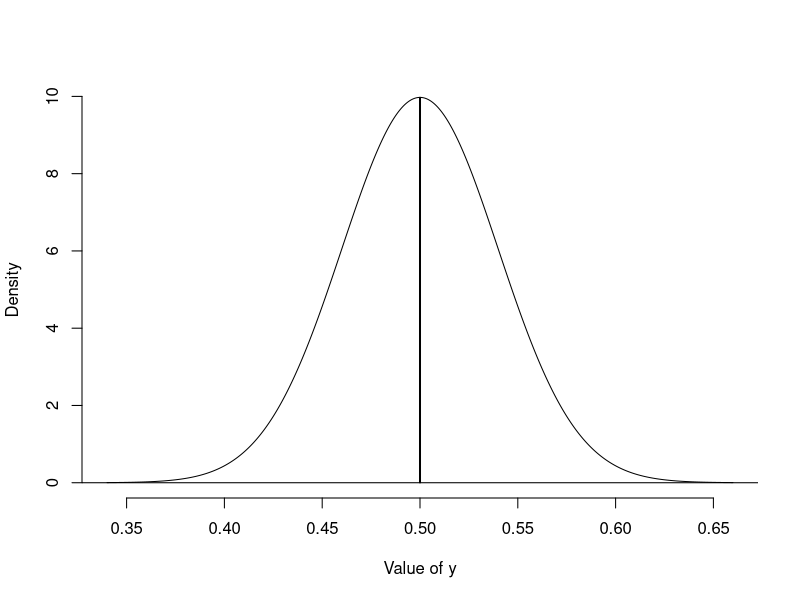
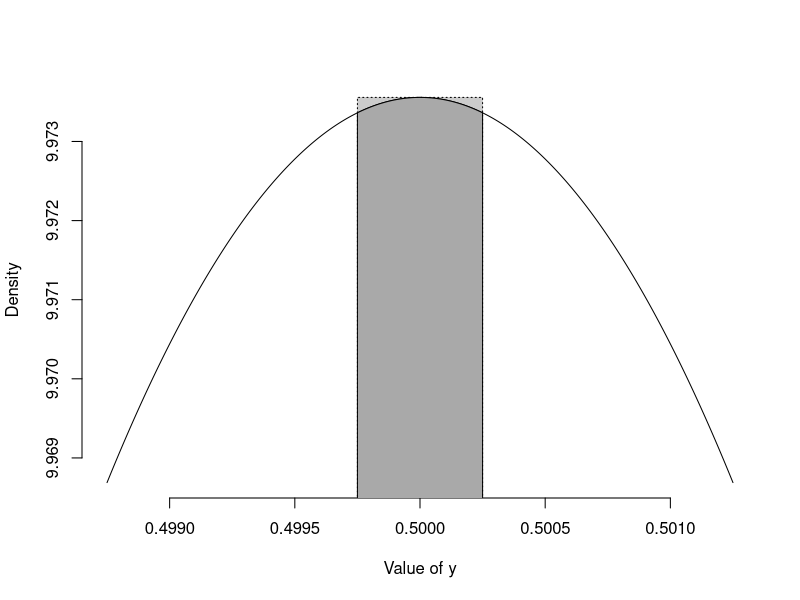
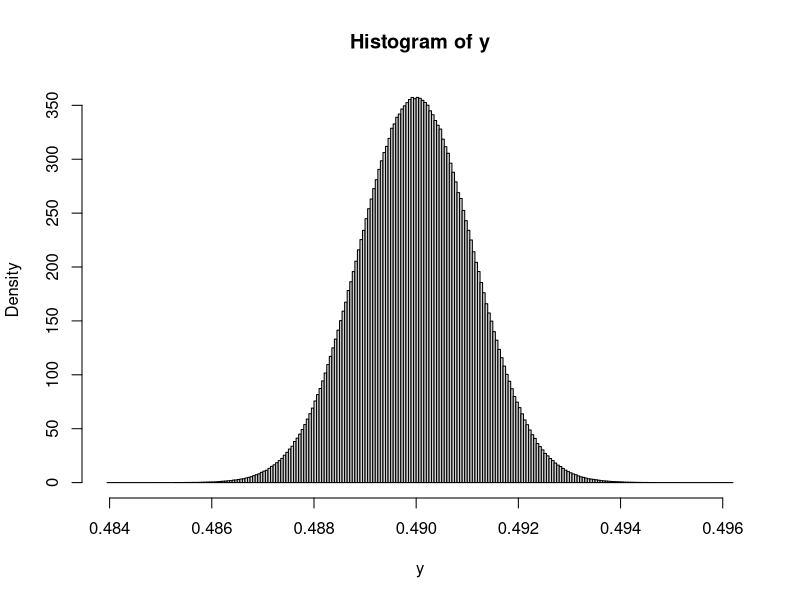

Here is the R script that generated these plots, in order:
############################################################################

# Open Online R Stream (https://www.wvbauer.com/doku.php/live_streams)
#
# By:   Wolfgang Viechtbauer (https://www.wvbauer.com)
# Date: 2023-08-17
#
# Topic(s):
# - Regression and Other Stories (https://avehtari.github.io/ROS-Examples/)
# - Section(s): 3.6 - 4.1
#
# last updated: 2023-08-31

############################################################################

### 3.6: Probability modeling

## Using an empirical forecast

# switch off scientific notation for this example
options(scipen=100)

# simulate y (proportion of the votes received by the slightly less favored
# candidate) 10^7 times and then compute the probability of seeing exactly n/2
# votes for each candidate in n voters (this gives an empirical estimate of
# seeing an equal split of the votes using a simulation approach)
n <- 2000
y <- rnorm(10000000, mean=0.49, sd=0.04)
mean(round(y * n) == n/2)

# use the equation in the book
dnorm(0.5, mean=0.49, sd=0.04) / n

# we can confirm that when we change n (to say 20000 or 200000), this still
# works, but when n is very large, we need to increase how many values of y we
# simulate to get an accurate estimate with the simulation approach

# the equation given in the book is actually an approximation; to do this
# absolutely correctly, we need to figure out the probability of seeing a
# value of y that would give us an even split of the votes when we multiply y
# with n (and round); this will happen when the value of y is between 0.5 -
# 1/(2*n) and 0.5 + 1/(2*n); that is, when y is between:
0.5 - 1/(2*n)
0.5 + 1/(2*n)

# since then y multiplied by n (and rounded) gives us an even split
round((0.5 - 1/(2*n)) * n)
round((0.5 + 1/(2*n)) * n)

# we can compute the probability of seeing such a y value with pnorm()
pnorm(0.5+1/(2*n), mean=0.49, sd=0.04) - pnorm(0.5-1/(2*n), mean=0.49, sd=0.04)

# let's visualize this area
vals <- 10^5
xs <- seq(0.5 - 4*0.04, 0.5 + 4*0.04, length=vals)
ds <- dnorm(xs, mean=0.5, sd=0.04)
plot(xs, ds, type="l", xlab="Value of y", ylab="Density", bty="n")
abline(h=0)
xs <- seq(0.5 - 1/(2*n), 0.5 + 1/(2*n), length=vals)
ds <- dnorm(xs, mean=0.5, sd=0.04)
polygon(c(xs, rev(xs)), c(ds,rep(0,vals)), col="lightgray")

# since that area is so tiny, let's zoom in at the top
xs <- seq(0.5 - 5/(2*n), 0.5 + 5/(2*n), length=vals)
ds <- dnorm(xs, mean=0.5, sd=0.04)
plot(xs, ds, type="l", xlab="Value of y", ylab="Density", bty="n")
xs <- seq(0.5 - 1/(2*n), 0.5 + 1/(2*n), length=vals)
ds <- dnorm(xs, mean=0.5, sd=0.04)
polygon(c(xs, rev(xs)), c(ds,rep(0,vals)), col="lightgray")

# if we ignore the curvature at the top, then we can simplify the calculation
# of this area by just calculating the area of this rectangle
rect(0.5 - 1/(2*n), 0, 0.5 + 1/(2*n), max(ds), lty="dotted", col=rgb(0,0,0,0.2))

# and this is exactly what the formula in the book calculates
dnorm(0.5, mean=0.49, sd=0.04) / n

# the larger n is, the closer the equation from the book is to the correct
# value (and for 200000, there is essentially no difference)
n <- 200000
dnorm(0.5, mean=0.49, sd=0.04) / n
pnorm(0.5+1/(2*n), mean=0.49, sd=0.04) - pnorm(0.5-1/(2*n), mean=0.49, sd=0.04)

# calculate the probability that an additional 1000 votes for the candidate
# that is less favored is decisive (i.e., it will push the number of votes for
# the candidate from losing the election to winning the election); again, this
# is an approximation
1000 * dnorm(0.5, 0.49, 0.04) / n

# the exact calculation is this
pnorm(0.5+1/(2*n), mean=0.49, sd=0.04) - pnorm(0.5-1000/n+1/(2*n), mean=0.49, sd=0.04)

# these two are essentially the same and very close to 1/21
1/21

## Using an reasonable-seeming but inappropriate probability model

# probability of x=100000 when n=200000 and p=0.5
dbinom(100000, size=200000, prob=0.5)

# probability of x=100000 when n=200000 and p=0.49
dbinom(100000, size=200000, prob=0.49)

# simulate a very large number of values of y from the binomial model
y <- rbinom(10000000, size=200000, prob=0.49) / n

# histogram for these proportions
hist(y, breaks=250, freq=F)

# as we can see, under the binomial model, there is essentially no chance that
# the less favored candidate will win (the probability of y being larger than
# 0.5 is essentially zero); this does not seem like a reasonable model to
# capture the uncertainty of an election where one candidate is very slightly
# favored; in contrast, the normal model we used earlier allows for much more
# uncertainty in y; contrast the SD=0.04 we used earlier with the SD of the y
# values from the binomial model
sd(y)

# note: the true SD is sqrt(p*(1-p)/n)
sqrt(0.49*0.51/n)

# so the SD for y is much smaller under the binomial model

# set scipen back to the default
options(scipen=0)

############################################################################

### 4.1 Sampling distributions and generative models

## The sampling distribution

# say we are interested in the height of individuals and the population
# consists of N=10 individuals with heights equal to:
y <- c(178, 184, 165, 173, 196, 168, 171, 185, 180, 174)

# using combn(), we can generate all possible samples of size n=3
sampdist <- apply(combn(10, 3), 2, function(i) y[i])
sampdist

# so there are 120 different datasets in the sampling distribution

# in the measurement error example where the observations are generated from
# y_i = a + b*x_i + e_i (where e_i ~ N(0, sigma) for i = 1, ..., n), we cannot
# really generate all possible datasets, because there is an infinite number
# of them; for example, say n=10 and the x_i values are as follows
xi <- c(9.5, 2.9, 6.4, 9.0, 8.6, 2.5, 9.2, 3.0, 8.9, 5.8)

# and say a=2, b=1, and sigma=0.5, then 5 possible datasets would be
replicate(5, 2 + 1 * xi + rnorm(10, 0, 0.5))

# but one can generate an infinite number of such datasets

############################################################################
